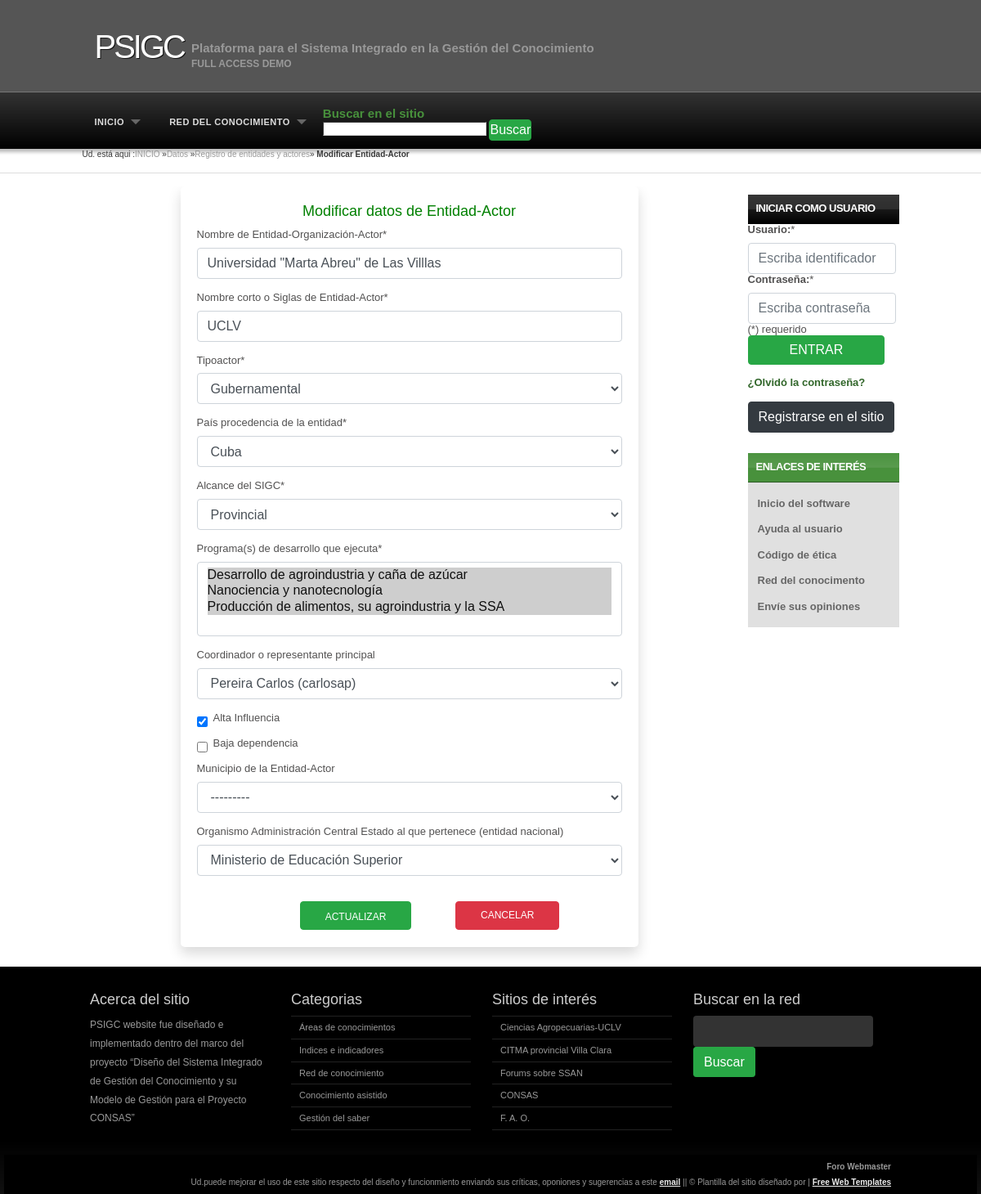
Screenshot of /url_basesdatos/url_edientidact/1 with the database file from the repository.
### psigcmod/models.py (models this page shows, shortened)
class EntidActor(models.Model):
    idactor = models.AutoField(primary_key=True)
    nombreactor = models.CharField(max_length=100, verbose_name="Nombre de Entidad-Organización-Actor", null=False, blank=False, unique=True)
    nombrecorto = models.CharField(max_length=20, verbose_name="Nombre corto o Siglas de Entidad-Actor", unique=True)
    tipoactor = models.CharField(max_length=3, choices=ctiporg, null=False, default='GUB')
    pais = models.CharField(max_length=100, choices=cpais, verbose_name="País procedencia de la entidad")
    alcanc = models.CharField(max_length=10, choices=calcanc, verbose_name="Alcance del SIGC", null=False, default='Municipal')
    prgdesarr = models.ManyToManyField("ProgDesarrollo", verbose_name ="Programa(s) de desarrollo que ejecuta", related_name="programas")
    coordinador = models.ForeignKey("Usuario", verbose_name="Coordinador o representante principal", on_delete=models.SET_NULL, null=True, blank=True)
    altinfluenc = models.BooleanField(default=False, verbose_name="Alta Influencia")
    bajdepend = models.BooleanField(default=False, verbose_name="Baja dependencia")
    munic = models.ForeignKey("Municipio", verbose_name="Municipio de la Entidad-Actor", on_delete=models.CASCADE, null=True, blank=True)
    oace = models.ForeignKey("Oace", on_delete=models.SET_NULL, null=True, blank=True, verbose_name="Organismo Administración Central Estado al que pertenece (entidad nacional)")
    class Meta:
        verbose_name = 'Entidad_Actor'
        verbose_name_plural = 'Entidad_Actores'
        ordering = ['nombreactor']
        db_table ='entidactor'

### psigcmod/views.py (the view, shortened to what this page needs)
# urls.py: path('url_edientidact/<int:id_actor>', views.vista_edientidact, name='url_edientidact'),
def vista_edientidact(request, id_actor):
    try:
        updentidactor = EntidActor.objects.get(idactor=id_actor)
    except:
        messages.add_message(request=request, level=messages.ERROR, message="Error al intentar editar la información. Ese registro no existe")
        return redirect('url_ejesbd')
    edientidactform = EntidActorForm(instance=updentidactor)
    return render(request, "psigcmod/edientidact.html", {'entidactform':edientidactform})

### psigcmod/forms.py
class EntidActorForm(forms.ModelForm):
    class Meta:
        model = EntidActor
        fields = ['nombreactor','nombrecorto','tipoactor','pais','alcanc','prgdesarr','coordinador','altinfluenc', 'bajdepend','munic', 'oace']

### psigcmod/models.py (called while the page is built)
    def __str__(self):
        self = self.last_name + " " + self.first_name + " (" + self.username + ")"
        return self

    def __str__(self) :
        return self.nombreoace

    def __str__(self) :
        return self.nombreprog

### psigcmod/templates/psigcmod/edientidact.html (shortened to what this page needs)
{% extends 'psigchom/base.html' %}
{% load static %}
{% load crispy_forms_tags %}
{% block content %}
<body class="noheader">
    <div id="breadcrumbs">
        <span>Ud. está aqui :</span><a href="index.html">INICIO</a> &raquo;<a href="{% url 'url_basesdatos'%}">Datos</a> &raquo;<a href="{% url 'url_entidactbd'%}">Registro de entidades y actores</a></span>&raquo;<strong>
            {% if 'url_edientidact' in request.path %} Modificar Entidad-Actor {% else %} Adicionar Entidad-Actor {% endif %}</strong></span>
    </div></br>
    <div id="content">
        <div class="card shadow mb-4" style="margin: auto; width: 70%">
            <div class="card-body" >
                {% if 'url_edientidact' in request.path %}
                    <div style="text-align: center;"><h3 style="color: green"> Modificar datos de Entidad-Actor</h3></div>
                {% else %}
                    <div style="text-align: center;"><h3 style="color: green"> Adicionar Entidad-Actor</h3></div>
                {% endif%}
                <form method='POST' style="padding: 1px 0px;" action="">
                    {{entidactform | crispy}} <br>
                    <div style= "padding: 0px; 100px" align="center">
                        {% if 'url_edientidact' in request.path %}
                            <button class="btn btn-success" type="submit" style="margin: 0px 50px auto; height: 35px; padding: 5px 30px 0px" href="url_edientidact"><p>ACTUALIZAR</p></button>
                        {% else %}
                            <button class="btn btn-success" type="submit" style="margin: 0px 50px auto; height: 35px; padding: 5px 30px 0px" href="{% url 'url_adientidact' %}"><p>ADICIONAR</p></button>
                        {% endif %}
                        <a class="btn btn-danger" type="submit" style="margin: 0px auto; height: 35px; padding: 5px 30px" href="{% url 'url_entidactbd'  %}"><p>CANCELAR</p></a>
                    </div>
                </form>
            </div>
        </div>
    </div>
</body>
{% endblock %}

### psigchom/templates/bootstrap4/field.html (shortened to what this page needs)
{% load crispy_forms_field %}
{% if field.is_hidden %}
    {{ field }}
{% else %}
    {% if field|is_checkbox %}
        <div class="form-group{% if 'form-horizontal' in form_class %} row{% endif %}">
    {% endif %}
    <{% if tag %}{{ tag }}{% else %}div{% endif %} id="div_{{ field.auto_id }}" class="{% if not field|is_checkbox %}form-group{% else %}{%if use_custom_control%}custom-control custom-checkbox{% else %}form-check{% endif %}{% endif %}">
        {% if field.label and not field|is_checkbox and form_show_labels %}
        <label {% if field.id_for_label and not field|is_radioselect %}for="{{ field.id_for_label }}" {% endif %}class="{% if 'form-horizontal' in form_class %}col-form-label {% endif %}{{ label_class }}{% if field.field.required %} requiredField{% endif %}">
                {{ field.label|safe }}{% if field.field.required %}<span class="asteriskField">*</span>{% endif %}
            </label>
        {% endif %}
        {% if not field|is_checkboxselectmultiple and not field|is_radioselect %}
            {% if field|is_checkbox and form_show_labels %}
                {%if use_custom_control%}
                    {% if field.errors %}
                        {% crispy_field field 'class' 'custom-control-input is-invalid' %}
                    {% else %}
                        {% crispy_field field 'class' 'custom-control-input' %}
                    {% endif %}
                {% else %}
                    {% if field.errors %}
                        {% crispy_field field 'class' 'form-check-input is-invalid' %}
                    {% else %}
                        {% crispy_field field 'class' 'form-check-input' %}
                    {% endif %}
                {% endif %}
                <label for="{{ field.id_for_label }}" class="{%if use_custom_control%}custom-control-label{% else %}form-check-label{% endif %}{% if field.field.required %} requiredField{% endif %}">
                    {{ field.label|safe }}{% if field.field.required %}<span class="asteriskField">*</span>{% endif %}
                </label>
            {% elif field|is_file and use_custom_control  %}
                {% include 'bootstrap4/layout/field_file.html' %}
            {% else %}
                <div{% if field_class %} class="{{ field_class }}"{% endif %}>
                    {% if field|is_select and use_custom_control %}
                        {% if field.errors %}
                            {% crispy_field field 'class' 'custom-select is-invalid' %}
                        {% else %}
                            {% crispy_field field 'class' 'custom-select' %}
                        {% endif %}
                    {% elif field|is_file %}
                        {% if field.errors %}
                            {% crispy_field field 'class' 'form-control-file is-invalid' %}
                        {% else %}
                            {% crispy_field field 'class' 'form-control-file' %}
                        {% endif %}
                    {% else %}
                        {% if field.errors %}
                            {% crispy_field field 'class' 'form-control is-invalid' %}
                        {% else %}
                            {% crispy_field field 'class' 'form-control' %}
                        {% endif %}
                    {% endif %}
                </div>
            {% endif %}
        {% endif %}
    </{% if tag %}{{ tag }}{% else %}div{% endif %}>
    {% if field|is_checkbox %}
        </div>
    {% endif %}
{% endif %}

### psigchom/static/psigchom/styles.css (style rules this page uses)
body { background: #FFF url('images/body-single.png') repeat-x scroll top left; margin:0; padding:0; font-family: Verdana, Geneva, sans-serif; font-size: 13px; color: rgb(82, 81, 81); }
body.noheader { background: #FFF url('images/body-noheader.png') repeat-x scroll top left; }
* { margin:0; padding:0; }
p { line-height: 1.9em; margin-bottom: 0px; font-size: 12px; }
a { color: #32672B; }
form input, form select, form textarea { padding: 5px; color: #333333; border: 1px solid rgb(63, 63, 63); border-right:1px solid #ccc; border-bottom:1px solid #ccc; background-color:#fff; font-family: Arial, Helvetica, sans-serif; font-size: 13px; }
h3 { color: rgb(51, 51, 51); font-size: 18px; font-weight: normal; margin-bottom: 10px; font-family: 'Lucida Grande','Lucida Sans Unicode',Geneva,Verdana,Sans-Serif; }
#breadcrumbs { color: #383838; font-size: 10px; height: 30px; padding-top: 0px; }
#breadcrumbs a { color: #999; }
#content { float: left; width: 800px; overflow: hidden; scroll-behavior: auto; }
.card { border-radius: 5px; -webkit-box-shadow: 0 1px 2.94px 0.06px rgba(4,26,55,0.16); box-shadow: 0 1px 2.94px 0.06px rgba(4,26,55,0.16); border: none; margin-bottom: 30px; -webkit-transition: all 0.3s ease-in-out; transition: all 0.3s ease-in-out; }

### rows the page displays
EntidActor: nombreactor "Universidad \"Marta Abreu\" de Las Villlas" "UCLV" "Gubernamental" "Cuba" "Provincial" "Pereira Carlos (carlosap)" "---------" "Ministerio de Educación Superior", altinfluenc "☑"

### other values shown
{{ field.label|safe }} "Nombre de Entidad-Organización-Actor" "Nombre corto o Siglas de Entidad-Actor" "Tipoactor" "País procedencia de la entidad" "Alcance del SIGC" "Programa(s) de desarrollo que ejecuta" "Coordinador o representante principal" "Municipio de la Entidad-Actor" "Organismo Administración Central Estado al que pertenece (entidad nacional)"
{{ field.label|safe }} "Alta Influencia" "Baja dependencia"
